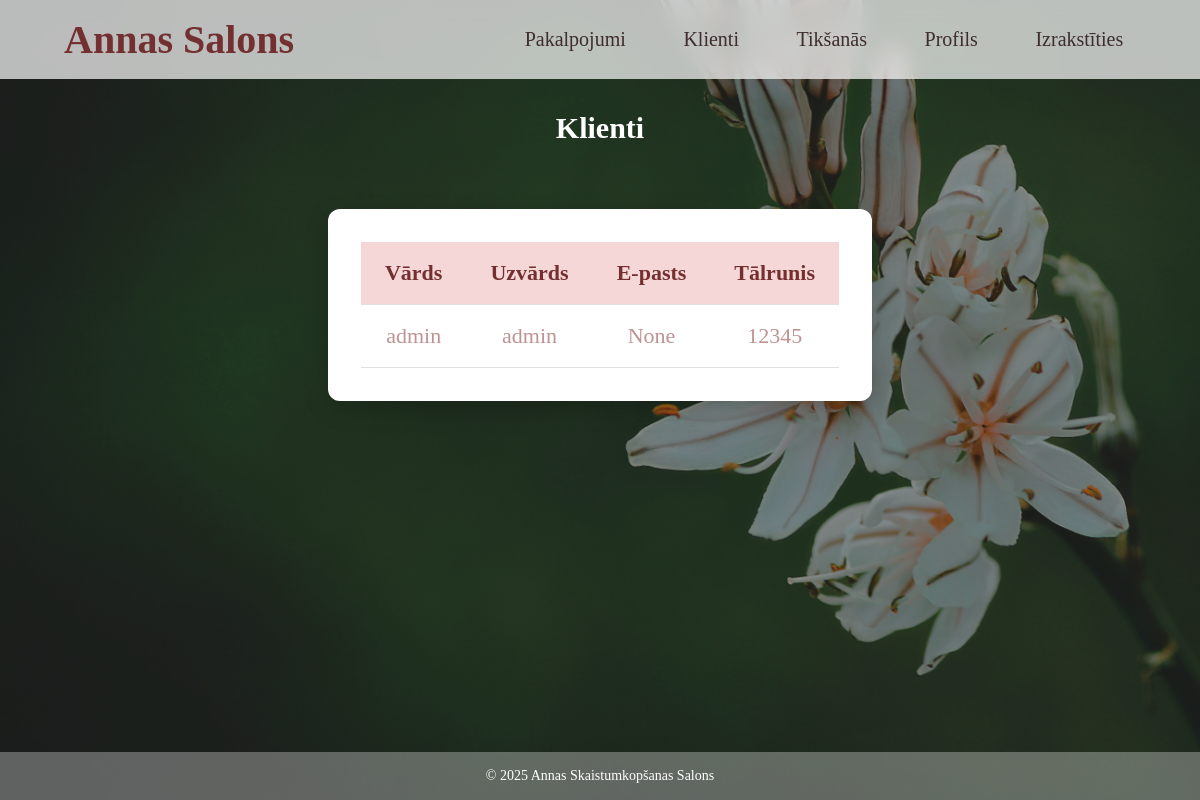
The page /klienti on the database as committed earlier.
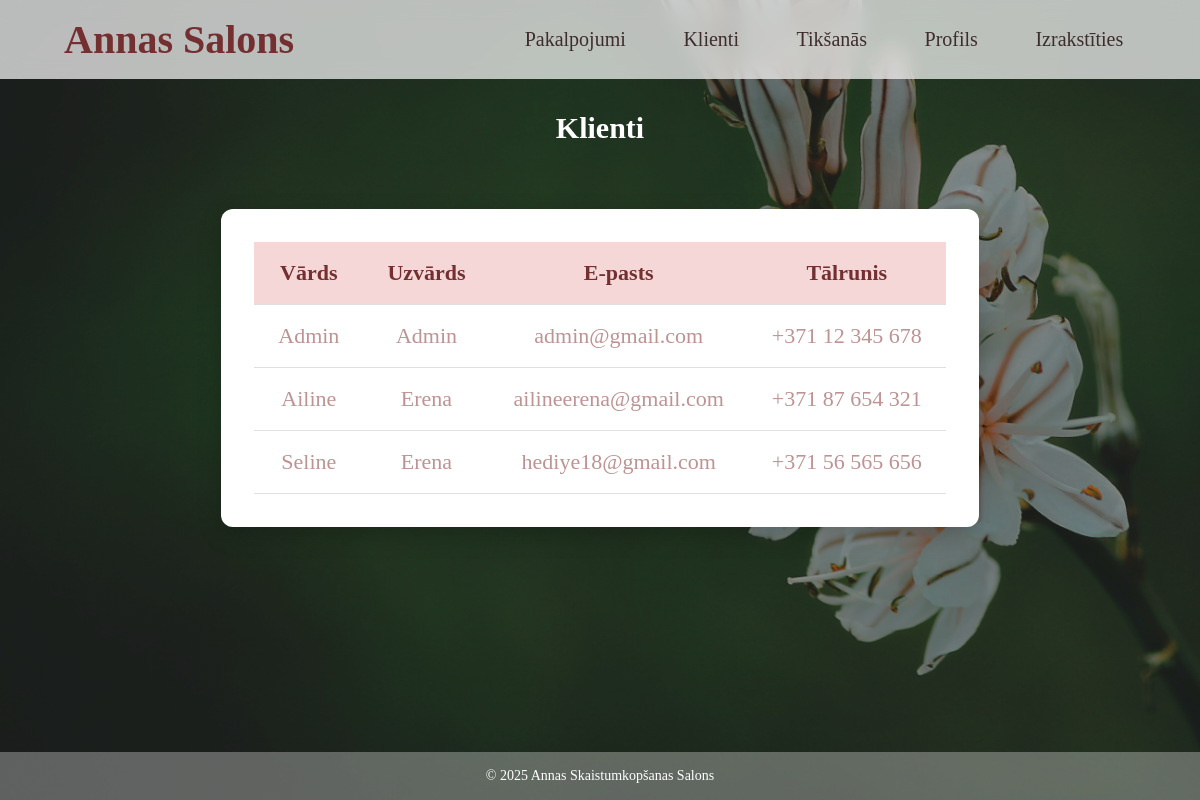
The same page on the database as committed later.
### tables this page shows
CREATE TABLE klienti (
                id INTEGER PRIMARY KEY AUTOINCREMENT,
                username TEXT UNIQUE NOT NULL,
                password TEXT NOT NULL,
                vards TEXT,
                uzvards TEXT,
                pk TEXT,
                tel_numurs TEXT,
                email TEXT
            );

### app.py (the view)
@app.route('/klienti')
def klienti():
    conn = get_db()
    c = conn.cursor()
    try:
        c.execute('SELECT vards, uzvards, pk, tel_numurs, email, username FROM klienti')
        klienti = c.fetchall()
    except Exception as e:
        klienti = []
        flash('Kļūda datubāzē: ' + str(e), 'danger')
    conn.close()
    return render_template('klienti.html', klienti=klienti, is_admin=(session.get('username') == ADMIN_USERNAME))

### app.py (called while the page is built)
def get_db():
    conn = sqlite3.connect(DATABASE)
    conn.row_factory = sqlite3.Row
    return conn

@app.context_processor
def inject_user():
    return dict(logged_in=('username' in session), username=session.get('username'))

### templates/klienti.html (shortened to what this page needs)
<!DOCTYPE html>
<html lang="en">
<head>
    <link rel="stylesheet" href="{{ url_for('static', filename='style.css') }}?v=1">
</head>
<body>
    <header>
        <h1><a href="/">Annas Salons</a></h1>
        <nav>
            <a href="/pakalpojumi">Pakalpojumi</a>
                <a href="/klienti">Klienti</a>
                <a href="/tiksanas">Tikšanās</a>
                <a href="/profils">Profils</a>
                <a href="{{ url_for('logout') }}">Izrakstīties</a>
        </nav>
    </header>
    <main>
        <div class="div-2"><h2>Klienti</h2></div>
        <div class="div-4">
            <table class="klientu-tabula" style="width:100%; border-collapse:collapse;">
                <thead>
                    <tr>
                        <th>Vārds</th>
                        <th>Uzvārds</th>
                        <th>E-pasts</th>
                        <th>Tālrunis</th>
                    </tr>
                </thead>
                <tbody>
                    {% for klients in klienti %}
                    <tr>
                        <td>{{ klients.vards }}</td>
                        <td>{{ klients.uzvards }}</td>
                        <td>{{ klients.email }}</td>
                        <td>{{ klients.tel_numurs }}</td>
                    </tr>
                    {% endfor %}
                </tbody>
            </table>
        </div>
    </main>
    <footer>
        <p>&copy; 2025 Annas Skaistumkopšanas Salons</p>
    </footer>
</body>
</html>

Rows that differ between the two databases and show on the page:
changed klienti: vards "admin" → "Admin"; uzvards "admin" → "Admin"; email "None" → "admin@gmail.com"; tel_numurs "12345" → "+371 12 345 678"
added klienti: vards "Ailine", uzvards "Erena", email "ailineerena@gmail.com", tel_numurs "+371 87 654 321"
added klienti: vards "Seline", uzvards "Erena", email "hediye18@gmail.com", tel_numurs "+371 56 565 656"
